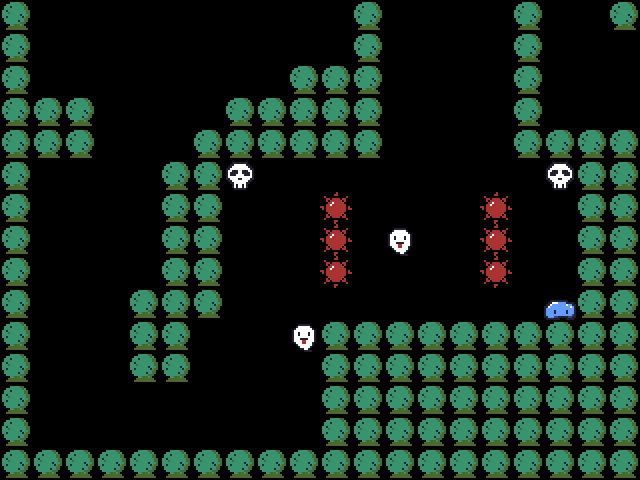

The image is a tile-based game level rendered from a .tmx file. Its description and complete source (layers, tilesets, objects, tile grids) follow:
An orthogonal 20x15 tile map with 32x32 px tiles, 1 tile layer (object).

<map version="1.0" orientation="orthogonal" renderorder="right-down" width="20" height="15" tilewidth="32" tileheight="32" nextobjectid="1">
 <tileset firstgid="1" name="tileset" tilewidth="32" tileheight="32" tilecount="64" columns="8">
  <image source="tileset.png" width="256" height="256" />
 </tileset>
 <layer name="object" width="20" height="15">
  <data encoding="csv">
3,0,0,0,0,0,0,0,0,0,0,3,0,0,0,0,3,0,0,3,
3,0,0,0,0,0,0,0,0,0,0,3,0,0,0,0,3,0,0,0,
3,0,0,0,0,0,0,0,0,3,3,3,0,0,0,0,3,0,0,0,
3,3,3,0,0,0,0,3,3,3,3,3,0,0,0,0,3,0,0,0,
3,3,3,0,0,0,3,3,3,3,3,3,0,0,0,0,3,3,3,3,
3,0,0,0,0,3,3,20,0,0,0,0,0,0,0,0,0,20,3,3,
3,0,0,0,0,3,3,0,0,0,23,0,0,0,0,23,0,0,3,3,
3,0,0,0,0,3,3,0,0,0,23,0,17,0,0,23,0,0,3,3,
3,0,0,0,0,3,3,0,0,0,23,0,0,0,0,23,0,0,3,3,
3,0,0,0,3,3,3,0,0,0,0,0,0,0,0,0,0,22,3,3,
3,0,0,0,3,3,0,0,0,17,3,3,3,3,3,3,3,3,3,3,
3,0,0,0,3,3,0,0,0,0,3,3,3,3,3,3,3,3,3,3,
3,0,0,0,0,0,0,0,0,0,3,3,3,3,3,3,3,3,3,3,
3,0,0,0,0,0,0,0,0,0,3,3,3,3,3,3,3,3,3,3,
3,3,3,3,3,3,3,3,3,3,3,3,3,3,3,3,3,3,3,3
</data>
 </layer>
</map>
